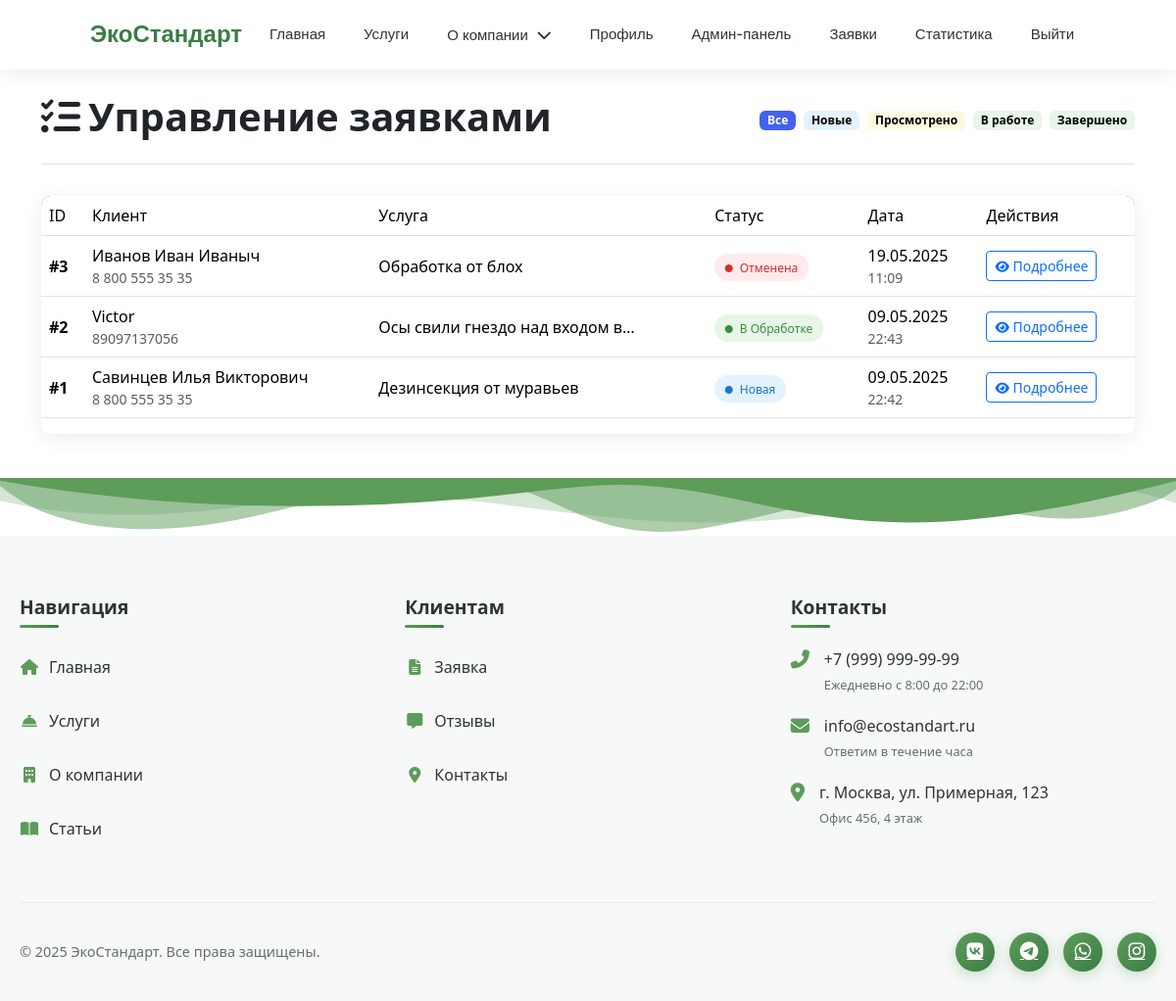
The app's page /accounts/requests/ (signed in) with its own data.
### accounts/models.py (models this page shows, shortened)
class ServiceRequest(models.Model):
    user = models.ForeignKey(User, on_delete=models.CASCADE, related_name='requests')
    service = models.ForeignKey('Service', on_delete=models.SET_NULL, null=True, blank=True)
    custom_service = models.CharField(max_length=200, blank=True, null=True)
    problem_description = models.TextField()
    full_name = models.CharField(max_length=100)
    phone = models.CharField(max_length=20)
    address = models.TextField()
    status = models.CharField(max_length=20, choices=RequestStatus.choices, default=RequestStatus.NEW)
    price = models.DecimalField(max_digits=10, decimal_places=2, null=True, blank=True)
    created_at = models.DateTimeField(auto_now_add=True)
    updated_at = models.DateTimeField(auto_now=True)

class Service(models.Model):
    name = models.CharField(max_length=200)
    description = models.TextField()
    price_min = models.DecimalField(max_digits=10, decimal_places=2, verbose_name="Минимальная цена", default=0.00)
    price_max = models.DecimalField(max_digits=10, decimal_places=2, verbose_name="Максимальная цена", default=0.00)
    equipment_image = models.ImageField(upload_to='equipment/', blank=True, null=True)

### accounts/views.py (the view, shortened to what this page needs)
# urls.py: path('requests/', views.request_list, name='request_list'),
@login_required
@user_passes_test(is_admin_or_manager)
def request_list(request):
    requests = ServiceRequest.objects.all().order_by('-created_at')
    status_choices = RequestStatus.choices
    return render(request, 'accounts/request_list.html', {'requests': requests, 'status_choices': status_choices})

### accounts/views.py (called while the page is built)
def is_admin_or_manager(user):
    return user.is_staff or user.groups.filter(name='Менеджер').exists()

### templates/accounts/request_list.html (shortened to what this page needs)
<!DOCTYPE html>
<html lang="ru">
<head>
    <link href="https://cdn.jsdelivr.net/npm/bootstrap@5.3.2/dist/css/bootstrap.min.css" rel="stylesheet">
    <link rel="stylesheet" href="https://cdnjs.cloudflare.com/ajax/libs/font-awesome/6.4.2/css/all.min.css">
</head>
<body>
    {% include 'includes/navbar.html' %}
    {% block content %}
    <div class="container py-4">
        <div class="page-header">
            <h1 class="page-title">
                <i class="fas fa-list-check me-2"></i>Управление заявками
            </h1>
            <div class="d-flex gap-2 flex-wrap">
                <span class="badge bg-light text-dark badge-filter active" data-status="all">Все</span>
                <span class="badge status-new badge-filter" data-status="new">Новые</span>
                <span class="badge status-viewed badge-filter" data-status="viewed">Просмотрено</span>
                <span class="badge status-in_progress badge-filter" data-status="in_progress">В работе</span>
                <span class="badge status-completed badge-filter" data-status="completed">Завершено</span>
            </div>
        </div>
        <div class="table-responsive bg-white">
            <table class="table table-hover">
                <thead>
                    <tr>
                        <th>ID</th>
                        <th>Клиент</th>
                        <th>Услуга</th>
                        <th>Статус</th>
                        <th>Дата</th>
                        <th>Действия</th>
                    </tr>
                </thead>
                <tbody>
                    {% for req in requests %}
                    <tr data-status="{{ req.status }}">
                        <td class="fw-semibold">#{{ req.id }}</td>
                        <td>
                            <div class="d-flex flex-column">
                                <span class="fw-medium">{{ req.full_name }}</span>
                                <small class="text-muted">{{ req.phone }}</small>
                            </div>
                        </td>
                        <td>{{ req.service.name|default:req.custom_service|truncatechars:30 }}</td>
                        <td>
                            <span class="status-badge status-{{ req.status }}">
                                <i class="fas fa-circle me-1" style="font-size: 0.5rem; vertical-align: middle;"></i>
                                {{ req.get_status_display }}
                            </span>
                        </td>
                        <td>
                            <div class="d-flex flex-column">
                                <span>{{ req.created_at|date:"d.m.Y" }}</span>
                                <small class="text-muted">{{ req.created_at|date:"H:i" }}</small>
                            </div>
                        </td>
                        <td>
                            <a href="{% url 'request_detail' req.id %}" class="action-btn btn btn-sm btn-outline-primary">
                                <i class="fas fa-eye"></i> Подробнее
                            </a>
                        </td>
                    </tr>
                    {% endfor %}
                </tbody>
            </table>
        </div>
    </div>
    {% endblock %}
    {% include 'includes/footer.html' %}
</body>
</html>

### templates/accounts/request_list.html (style rules this page uses)
:root { --primary-color: #4361ee; --secondary-color: #3f37c9; --light-color: #f8f9fa; --dark-color: #212529; --success-color: #4cc9f0; --warning-color: #f8961e; --danger-color: #f94144; }
body { background-color: #f5f7fa; font-family: 'Segoe UI', Tahoma, Geneva, Verdana, sans-serif; }
.container { max-width: 1200px; }
.page-header { display: flex; justify-content: space-between; align-items: center; margin-bottom: 2rem; padding-bottom: 1rem; border-bottom: 1px solid #e0e0e0; }
.page-title { color: var(--dark-color); font-weight: 600; }
.table-responsive { border-radius: 10px; box-shadow: 0 4px 20px rgba(0, 0, 0, 0.08); overflow: hidden; }
.table { margin-bottom: 0; }
.table thead { background-color: var(--primary-color); color: white; }
.table th { padding: 1rem; font-weight: 500; vertical-align: middle; }
.table td { padding: 1rem; vertical-align: middle; border-top: 1px solid #f0f0f0; }
.status-badge { padding: 0.35rem 0.65rem; border-radius: 50px; font-size: 0.75rem; font-weight: 500; text-transform: capitalize; }
.status-new { background-color: #e3f2fd; color: #1976d2; }
.status-viewed { background-color: #fff8e1; color: #ff8f00; }
.status-in_progress { background-color: #e8f5e9; color: #388e3c; }
.status-completed { background-color: #e8f5e9; color: #2e7d32; }
.status-cancelled { background-color: #ffebee; color: #d32f2f; }
.action-btn { padding: 0.375rem 0.75rem; font-size: 0.875rem; border-radius: 6px; transition: all 0.2s; display: inline-flex; align-items: center; gap: 0.5rem; }
.action-btn i { font-size: 0.8rem; }
.badge-filter { cursor: pointer; transition: transform 0.2s; color: #000000 !important; }
.badge-filter.active { background-color: var(--primary-color) !important; color: white !important; }

### templates/includes/navbar.html (style rules this page uses)
:root { --primary: #5D9C59; --primary-light: #DFF6DD; --primary-dark: #3A7D44; --primary-gradient: linear-gradient(135deg, #5D9C59 0%, #3A7D44 100%); --accent: #FFD166; --accent-gradient: linear-gradient(135deg, #FFD166 0%, #F9A825 100%); --danger: #EF476F; --danger-gradient: linear-gradient(135deg, #EF476F 0%, #D63031 100%); --dark: #2D3436; --light: #F7F9F9; --glass-bg: rgba(255, 255, 255, 0.85); --glass-border: rgba(255, 255, 255, 0.2); --shadow-sm: 0 2px 8px rgba(0, 0, 0, 0.05); --shadow-md: 0 4px 20px rgba(0, 0, 0, 0.08); --shadow-lg: 0 8px 30px rgba(0, 0, 0, 0.12); --shadow-xl: 0 15px 50px rgba(0, 0, 0, 0.15); --blur: blur(12px); }
* { box-sizing: border-box; margin: 0; padding: 0; }

### records on screen
ServiceRequest: id "3", full_name "Иванов Иван Иваныч", phone "8 800 555 35 35", service.name "Обработка от блох", status "Отменена", created_at "19.05.2025", created_at "11:09"
ServiceRequest: id "2", full_name "Victor", phone "89097137056", service.name "Осы свили гнездо над входом в…", status "В Обработке", created_at "09.05.2025", created_at "22:43"
ServiceRequest: id "1", full_name "Савинцев Илья Викторович", phone "8 800 555 35 35", service.name "Дезинсекция от муравьев", status "Новая", created_at "09.05.2025", created_at "22:42"
